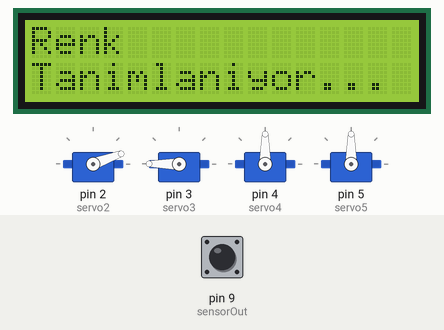
Recording of a sketch running on a simulated Arduino Uno, built with avr-gcc and run on an emulated ATmega328P. Shown: 4 × servo, 16×2 character LCD. The inputs (shaded band) are chosen by the test bench; at power-on: pin 9 (sensorOut) LOW. What the sketch prints to the serial monitor is not drawn.

Above: at 1.2 s.
1.3 s: pin 9 (sensorOut) pulsed HIGH 5 times (0.12 s each, 0.3 s apart)
At 8.4 s:
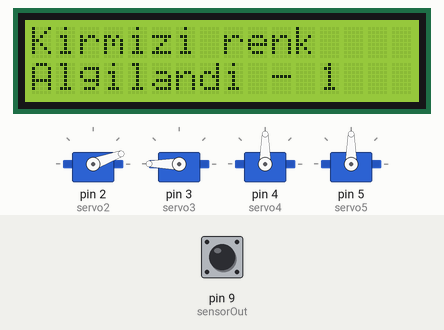
At 10.6 s:
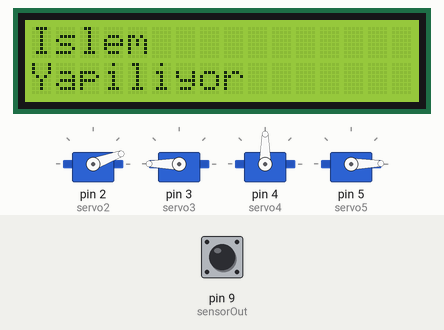
Timing chart, 0 to 28.0 s (numbered marks = the images above; inputs shaded):
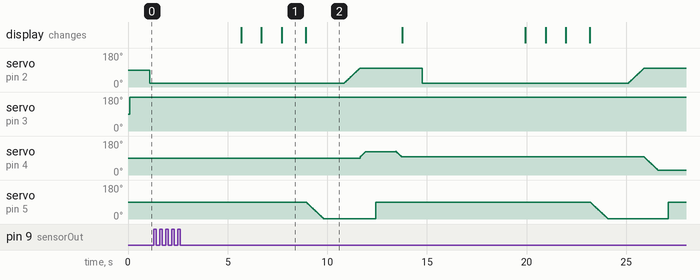

Measured:
- after the input at 1.3 s, the display: first changes after 4.4 s (image 1 shows a later state)
- by itself, servo on pin 4 (servo4): rises from 90° to 125° in 1.8 s, then falls to 26° in 13.2 s
- by itself, servo on pin 5 (servo5): ramps from 90° to 1° and jumps back, once every 14.7 s
- what the display in image 1 shows lasts 1.2 s, from 7.7 s to 8.9 s

The sketch:

sketch_jan16a.ino
```cpp
#include <LiquidCrystal_I2C.h>
#include <Servo.h>
Servo servo2;
Servo servo3;
Servo servo4;
Servo servo5;
#define s0 10         //Bağladığımız pinlere göre tanımlamalar
#define s1 11
#define s2 8
#define s3 7
#define sensorOut 9
int renk, K, Y, M = 0;
LiquidCrystal_I2C lcd(0x27,16,2);

/*
int value1;
int value2;
int value3;
int value4;
int degree1;
int degree2;
int degree3;
int degree4;
int Push_Button1 = 12;
int Push_Button2 = 13;
int button_State = 0;
*/

void setup()
{
//Servoların kurulumu
servo2.attach(2);     //Aşağı - yukarı servo motoru
servo3.attach(3);     //İleri - geri servo motoru
servo4.attach(4);     //Zemin servo motoru
servo5.attach(5);     //Kıskaç servo motoru
//Renk sensörünün kurulumu
pinMode(s0, OUTPUT); //S0, S1, S2 ve S3 pinlerini OUTPUT olarak tanımlıyoruz
pinMode(s1, OUTPUT);
pinMode(s2, OUTPUT);
pinMode(s3, OUTPUT);
pinMode(sensorOut, INPUT); //OUT pinini INPUT olarak tanımlıyoruz
digitalWrite(s1, LOW); //Frekans ölçeğimizi %20 olarak tanımlıyoruz
digitalWrite(s0, HIGH);
Serial.begin(9600);
//16x2 LCD Ekranın Kurulumu
lcd.begin();
//Joystickin Kurulumu
/*
pinMode (Push_Button1, INPUT_PULLUP );
pinMode (Push_Button2, INPUT_PULLUP );
*/
}

void loop()
{
/*
servo2.write(x);        //100 ---> Kutuların seviyesi  /  20 ---> Renk sensörünün seviyesi
servo3.write(x);
servo4.write(x);        //25 ---> 3. kutunun seviyesi  /   60 ---> 2. kutunun seviyesi / 125 ---> 1. kutunun seviyesi  /  95 ---> Renk sensörünün seviyesi
servo5.write(x);
*/

lcd.clear();
lcd.setCursor(0,0);
lcd.print("Renk");
lcd.setCursor(0,1);
lcd.print("Tanimlaniyor...");

while(1){
  servo3.write(180);
  delay(1000);
  servo2.write(20);
  delay(1000);
  servo5.write(90);

  //Manuel Moda (Joystick ile kontrol) geçildiği sırada uygulanacak işlem
  /*
  button_State = !digitalRead (Push_Button1);
  button_State = !digitalRead (Push_Button2);
  if(button_State==0){
    lcd.clear();
    lcd.setCursor(0,0);
    lcd.print("Manuel Moda");
    lcd.setCursor(0,1);
    lcd.print("Gecildi");
    while(1){
      button_State = !digitalRead (Push_Button1);
      button_State = !digitalRead (Push_Button2);

      if(button_State==1){
        lcd.clear();
        lcd.setCursor(0,0);
        lcd.print("Renk");
        lcd.setCursor(0,1);
        lcd.print("Tanimlaniyor...");
        break;
      }
      value1 = analogRead(A0);
      value2 = analogRead(A1);
      value3 = analogRead(A2);
      value4 = analogRead(A3);

      degree1 = map(value1, 0, 1023, 45, 135);
      degree2 = map(value2, 0, 1023, 45, 135);
      degree3 = map(value3, 0, 1023, 0, 180);
      degree4 = map(value4, 0, 1023, 35, 115);

      //servo2.write(100);
      servo3.write(180);
      servo5.write(degree3);
      delay(100);
      //servo2.write(degree2);
      servo4.write(degree4);
      delay(500);
    }
  }
*/

  digitalWrite(s2, LOW);        //Kırmızıyı filtrelemek için
  digitalWrite(s3, LOW);
  K = pulseIn(sensorOut, LOW);  //OUT pini üzerindeki LOW süresini okur
  Serial.print("Kırmızı= ");
  Serial.print(K); //Kırmızı için aldığımız değeri serial monitöre yazdır
  Serial.print("  ");
  delay(50);                    //50 milisaniye bekler
  digitalWrite(s2, HIGH);       //Yeşili filtrelemek için
  digitalWrite(s3, HIGH);
  Y = pulseIn(sensorOut, LOW);  //OUT pini üzerindeki LOW süresini okur
  Serial.print("Yeşil= ");
  Serial.print(Y); //Yeşil için aldığımız değeri serial monitöre yazdır
  Serial.print("   ");
  delay(50);                    //50 milisaniye bekler
  digitalWrite(s2, LOW);        //Maviyi filtrelemek için
  digitalWrite(s3, HIGH);
  M = pulseIn(sensorOut, LOW);  //OUT pini üzerindeki LOW süresini okur
  M = pulseIn(sensorOut, LOW); //OUT pini üzerindeki LOW süresini okur
  Serial.print("Mavi= ");
  Serial.print(M); //Mavi için aldığımız değeri serial monitöre yazdır
  Serial.println();
  delay(50); //50 milisaniye bekle

  //Tüm yukarıdaki işlemler sonunda en düşük değer alan renk değişkeni seçilir ve ona göre işlem yapılır. LCD ekran rengin tanımlandığı bildirilir ve ürün kola yerleştirilir

  if(K < M && K < Y &&  K < 200){       //Kırmızı renk algılanması durumunda:
    renk = 1;
    lcd.clear();
    lcd.setCursor(0,0);
    lcd.print("Kirmizi renk");
    lcd.setCursor(0,1);
    lcd.print("Algilandi - 3");
    delay(1000);
    lcd.setCursor(0,1);
    lcd.print("Algilandi - 2");
    delay(1000);
    lcd.setCursor(0,1);
    lcd.print("Algilandi - 1");
    delay(1000);
    break;
  }

  else if(M < K && M < Y &&  M < 200){  //Mavi renk algılanması durumunda:
    renk = 2;
    lcd.clear();
    lcd.setCursor(0,0);
    lcd.print("Mavi renk");
    lcd.setCursor(0,1);
    lcd.print("Algilandi - 3");
    delay(1000);
    lcd.setCursor(0,1);
    lcd.print("Algilandi - 2");
    delay(1000);
    lcd.setCursor(0,1);
    lcd.print("Algilandi - 1");
    delay(1000);
    break;
  }
  //Y < M && Y < K &&
  else if( Y < 300){  //Yeşil renk algılanması durumunda:
    renk = 3;
    lcd.clear();
    lcd.setCursor(0,0);
    lcd.print("Yesil renk");
    lcd.setCursor(0,1);
    lcd.print("Algilandi - 3");
    delay(1000);
    lcd.setCursor(0,1);
    lcd.print("Algilandi - 2");
    delay(1000);
    lcd.setCursor(0,1);
    lcd.print("Algilandi - 1");
    delay(1000);
    break;
  }
}

delay(100);
servo3.write(180);
delay(100);
servo5.write(90);

switch (renk) {

case 1:
{
  lcd.clear();
  lcd.setCursor(0,0);
  lcd.print("Islem");
  lcd.setCursor(0,1);
  lcd.print("Yapiliyor");

  for(int i=90;i>0;i--) {
  servo5.write(i);
  delay(10);
  }

  delay(1000);

  for(int i=20;i<100;i++) {
  servo2.write(i);
  delay(10);
  }

  servo3.write(180);

  for(int i=95;i<125;i++) {
  servo4.write(i);
  delay(10);
  }
  delay(500);
  servo5.write(90);
  delay(1000);

  for(int i=125;i>95;i--) {
  servo4.write(i);
  delay(10);
}

  break;

}


case 2:
{
  lcd.clear();
  lcd.setCursor(0,0);
  lcd.print("Islem");
  lcd.setCursor(0,1);
  lcd.print("Yapiliyor");

  for(int i=90;i>0;i--) {
  servo5.write(i);
  delay(10);
  }
  delay(1000);

  for(int i=20;i<100;i++) {
  servo2.write(i);
  delay(10);
  }

  servo3.write(180);

  for(int i=95;i>60;i--) {
  servo4.write(i);
  delay(10);
  }
  delay(500);
  servo5.write(90);
  delay(1000);

  for(int i=60;i<95;i++) {
  servo4.write(i);
  delay(10);
}
  break;
}

case 3:
{
  lcd.clear();
  lcd.setCursor(0,0);
  lcd.print("Islem");
  lcd.setCursor(0,1);
  lcd.print("Yapiliyor");

  for(int i=90;i>0;i--) {
  servo5.write(i);
  delay(10);
  }
  delay(1000);

  for(int i=20;i<100;i++) {
  servo2.write(i);
  delay(10);
  }

  servo3.write(180);

  for(int i=95;i>25;i--) {
  servo4.write(i);
  delay(10);
  }
  delay(500);
  servo5.write(90);
  delay(1000);

  for(int i=25;i<95;i++) {
  servo4.write(i);
  delay(10);
}
  break;
}

}
}
```
